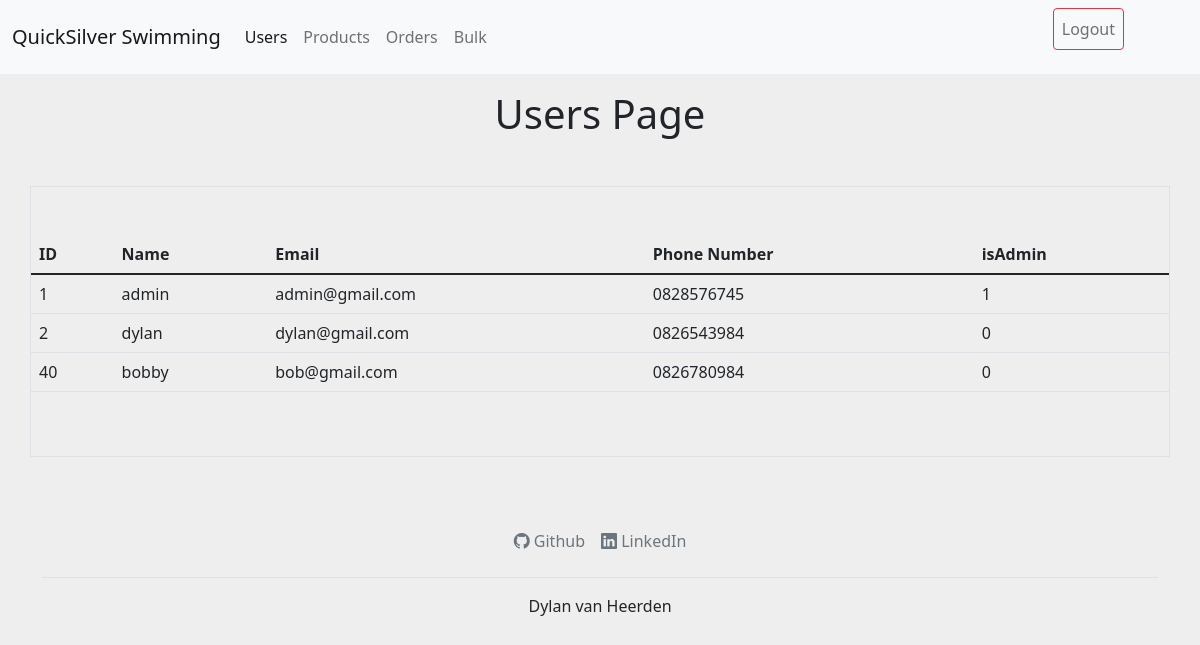
The app's page /admin/views/users.php (signed in) with its own data.
### tables this page shows
CREATE TABLE `Users` (
  `id` int(11) NOT NULL,
  `name` varchar(255) NOT NULL,
  `email` varchar(255) NOT NULL,
  `password` varchar(255) NOT NULL,
  `phoneNumber` varchar(10) NOT NULL,
  `isAdmin` tinyint(1) NOT NULL
);

### admin/views/users.php (the view, shortened to what this page needs)
<?php
include("../controllers/users.php");
?>
<!DOCTYPE html>
<html lang="en">
<head>
    <link href="https://cdn.jsdelivr.net/npm/bootstrap@5.1.3/dist/css/bootstrap.min.css" rel="stylesheet">
    <link href="/ITECA3-Project/include/globalStyles.css" rel="stylesheet" />
</head>
<body class="backColor">
    <h1 class="text-center my-3">Users Page</h1>
    <div class="">
        <div class="container py-5 my-5 mx-auto border">
            <div class="row row-cols-1 row-cols-md-4 g-4">
                <table class="table">
                    <thead>
                        <tr>
                            <th scope="col">ID</th>
                            <th scope="col">Name</th>
                            <th scope="col">Email</th>
                            <th scope="col">Phone Number</th>
                            <th scope="col">isAdmin</th>
                        </tr>
                    </thead>
                    <tbody>
                        <?php
                        $usersSelectStatement = 'SELECT * FROM users';
                        $usersResults = mysqli_query($conn, $usersSelectStatement);
                        while ($userData = mysqli_fetch_array($usersResults)) {
                        ?>
                            <tr>
                                <td><?php echo $userData['id']; ?></td>
                                <td><?php echo $userData['name']; ?></td>
                                <td><?php echo $userData['email']; ?></td>
                                <td><?php echo $userData['phoneNumber']; ?></td>
                                <td><?php echo $userData['isAdmin']; ?></td>
                            </tr>
                        <?php
                        }
                        ?>
                </table>
            </div>
        </div>
    </div>
    <?php include("../../include/footer.php"); ?>
</body>
</html>

### include/globalStyles.css (style rules this page uses)
.backColor { background-color: #eee; }

### records on screen
users: id "1", name "admin", email "admin@gmail.com", phoneNumber "0828576745", isAdmin "1"
users: id "2", name "dylan", email "dylan@gmail.com", phoneNumber "0826543984", isAdmin "0"
users: id "40", name "bobby", email "bob@gmail.com", phoneNumber "0826780984", isAdmin "0"
